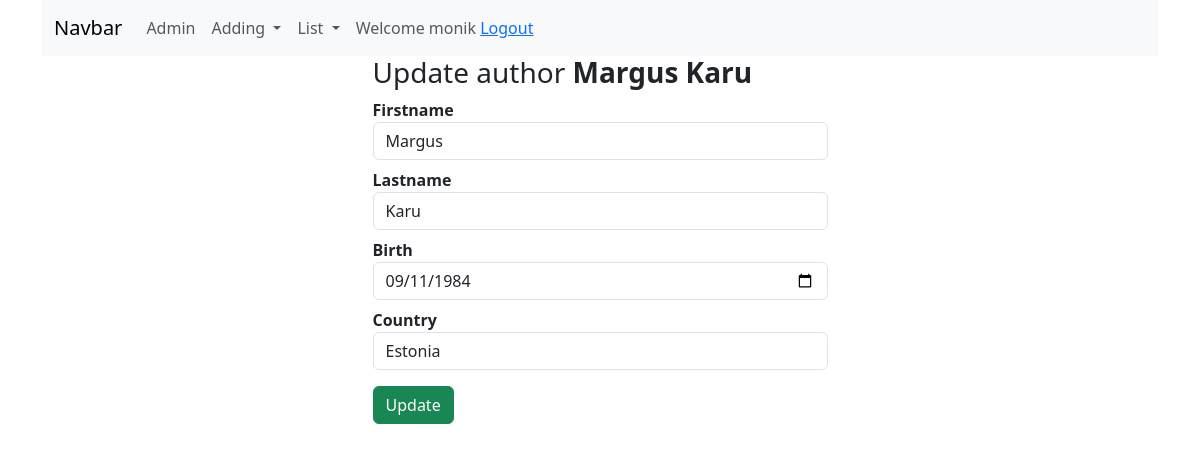
The app's page /booksapp/author_update/3 (signed in) with its own data.
### booksapp/models.py (models this page shows, shortened)
class Author(models.Model):
    firstname = models.CharField(max_length=25, validators=[MinLengthValidator(2)])
    lastname = models.CharField(max_length=25, validators=[MinLengthValidator(2)])
    birth = models.DateField(null=True, blank=True)
    country = models.ForeignKey(Country, on_delete=models.SET_NULL, null=True)
    class Meta:
        ordering = ['lastname', 'firstname']
    def fullname(self):
        return f'{self.firstname} {self.lastname}'

class Country(models.Model):
    country = models.CharField(max_length=50, validators=[MinLengthValidator(3)])
    class Meta:
        verbose_name_plural = 'countries'
    def __str__(self):
        return self.country

### booksapp/views.py (the view, shortened to what this page needs)
# urls.py: path('author_update/<int:pk>', views.AuthorUpdateView.as_view(), name='author_update'),  # Author Update View
class AuthorUpdateView(WriterRequiredMixin, UpdateView):
    template_name = 'booksapp/author_form_update.html'
    model = Author
    form_class = AuthorCreateForm
    success_url = reverse_lazy('booksapp:author_list')

### booksapp/forms.py
class AuthorCreateForm(forms.ModelForm):
    def __init__(self, *args, **kwargs):
        super().__init__(*args, **kwargs)
        for visible in self.visible_fields():
            visible.field.widget.attrs['class'] = 'form-control mb-2'
            visible.field.widget.attrs['placeholder'] = visible.field.label
        self.fields['firstname'].widget.attrs['autofocus'] = True
        self.fields['birth'].widget = forms.widgets.DateInput(attrs={'type': 'date', 'class': 'form-control mb-2'})
    class Meta:
        model = Author
        fields = '__all__'

### booksapp/views.py (called while the page is built)
    def test_func(self):
        return self.request.user.groups.filter(name= 'Writer').exists()

### booksapp/templates/booksapp/author_form_update.html (shortened to what this page needs)
{% extends 'base.html' %}
{% block content %}
    <div class="col-5 mx-auto">
    <h3>Update author <span class="fw-bold">{{ author.fullname }}</span></h3>
        <form method="post" class="form">
            {% for field in form %}
            	<div class="form-field">
                    <label for="{{ field.id_for_label }}" class="fw-bold">{{ field.label }}</label>
                    {{ field }}
                </div>
            {% endfor %}
            <input type="submit" value="Update" class="btn btn-success mt-2">
        </form>
    </div>
{% endblock %}

### templates/menu.html (shortened to what this page needs)
<nav class="navbar navbar-expand-lg bg-body-tertiary">
  <div class="container-fluid">
    <a class="navbar-brand" href="{% url 'booksapp:index' %}">Navbar</a>
    <div class="collapse navbar-collapse" id="navbarNavDropdown">
      <ul class="navbar-nav">
        <li class="nav-item">
          <a class="nav-link" href="/admin">Admin</a>
        </li>
      {% if user.is_authenticated %}
        <li class="nav-item dropdown">
          <a class="nav-link dropdown-toggle" href="#" role="button" data-bs-toggle="dropdown" aria-expanded="false">
            Adding
          </a>
        </li>
      {% endif %}
          <li class="nav-item dropdown">
          <a class="nav-link dropdown-toggle" href="#" role="button" data-bs-toggle="dropdown" aria-expanded="false">
            List
          </a>
        </li>
          {% if user.is_authenticated %}
        <span class="nav-link">Welcome {{ user.username }} <a href="{% url 'logout' %}">Logout</a></span>
    {% else %}
        <span class="nav-link">Welcome quest! <a href="{% url 'login' %}">Login</a></span>
    {% endif %}
      </ul>
    </div>
  </div>
</nav>

### records on screen
Author: fullname "Margus Karu", form "Margus" "Karu" "09/11/1984"
Country: form "Estonia"

### other values on screen
{{ user.username }} "monik"
{{ field.label }} "Firstname" "Lastname" "Birth" "Country"
